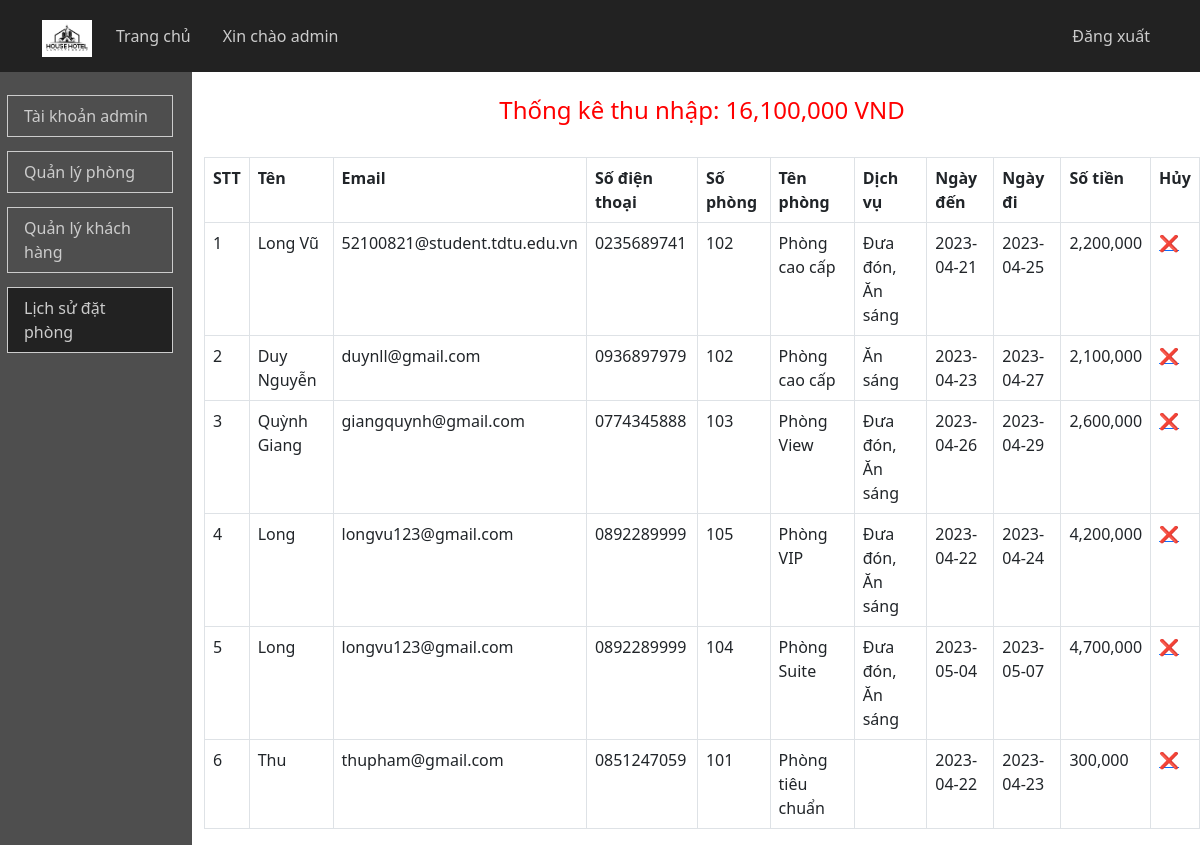
Page /admin/main.php?option=lsdp (signed in) on the committed database.
### tables this page shows
CREATE TABLE `datphong` (
  `madp` int(11) NOT NULL,
  `tenkh` varchar(20) NOT NULL,
  `email` varchar(30) NOT NULL,
  `sdt` varchar(10) NOT NULL,
  `sophong` varchar(3) NOT NULL,
  `tenphong` varchar(20) NOT NULL,
  `dichvu` varchar(20) NOT NULL,
  `ngayden` date NOT NULL,
  `ngaydi` date NOT NULL,
  `sotien` int(11) NOT NULL
);

### admin/lsdatphong_admin.php (the view, shortened to what this page needs)
<table class="table table-bordered">
    <tr>
        <th>STT</th>
        <th>Tên</th>
        <th>Email</th>
        <th>Số điện thoại</th>
        <th>Số phòng</th>
        <th>Tên phòng</th>
        <th>Dịch vụ</th>
        <th>Ngày đến</th>
        <th>Ngày đi</th>
        <th>Số tiền</th>
        <th>Hủy</th>
    </tr>
    <?php
    $sql=mysqli_query($con,"select * from datphong");
    if(mysqli_num_rows($sql))
    {
        $i=1;
        $tong=0;
        while($dp=mysqli_fetch_assoc($sql))
        {
            $tong += $dp['sotien'];
        ?>
        <tr>
            <td><?php echo $i;$i++; ?></td>
            <td><?php echo $dp['tenkh']; ?></td>
            <td><?php echo $dp['email']; ?></td>
            <td><?php echo $dp['sdt']; ?></td>
            <td><?php echo $dp['sophong']; ?></td>
            <td><?php echo $dp['tenphong']; ?></td>
            <td><?php echo $dp['dichvu']; ?></td>
            <td><?php echo $dp['ngayden']; ?></td>
            <td><?php echo $dp['ngaydi']; ?></td>
            <td><?php echo number_format($dp['sotien']); ?></td>
            <td><a href="#" onclick="huy('<?php echo $dp['madp']; ?>')">❌</a></td>
        </tr>
        <?php
        }
    }
    ?>
    <br><center><h4 style="color: red;"> Thống kê thu nhập: <?php echo number_format($tong); ?> VND</h4><br>
</table>

### rows in the picture
datphong: tenkh "Long Vũ", email "52100821@student.tdtu.edu.vn", sdt "0235689741", sophong "102", tenphong "Phòng cao cấp", dichvu "Đưa đón, Ăn sáng", ngayden "2023-04-21", ngaydi "2023-04-25", sotien "2,200,000"
datphong: tenkh "Duy Nguyễn", email "duynll@gmail.com", sdt "0936897979", sophong "102", tenphong "Phòng cao cấp", dichvu "Ăn sáng", ngayden "2023-04-23", ngaydi "2023-04-27", sotien "2,100,000"
datphong: tenkh "Quỳnh Giang", email "giangquynh@gmail.com", sdt "0774345888", sophong "103", tenphong "Phòng View", dichvu "Đưa đón, Ăn sáng", ngayden "2023-04-26", ngaydi "2023-04-29", sotien "2,600,000"
datphong: tenkh "Long", email "longvu123@gmail.com", sdt "0892289999", sophong "105", tenphong "Phòng VIP", dichvu "Đưa đón, Ăn sáng", ngayden "2023-04-22", ngaydi "2023-04-24", sotien "4,200,000"
datphong: tenkh "Long", email "longvu123@gmail.com", sdt "0892289999", sophong "104", tenphong "Phòng Suite", dichvu "Đưa đón, Ăn sáng", ngayden "2023-05-04", ngaydi "2023-05-07", sotien "4,700,000"
datphong: tenkh "Thu", email "thupham@gmail.com", sdt "0851247059", sophong "101", tenphong "Phòng tiêu chuẩn", ngayden "2023-04-22", ngaydi "2023-04-23", sotien "300,000"

### other values in the picture
$admin "admin"
$tong "16,100,000"
